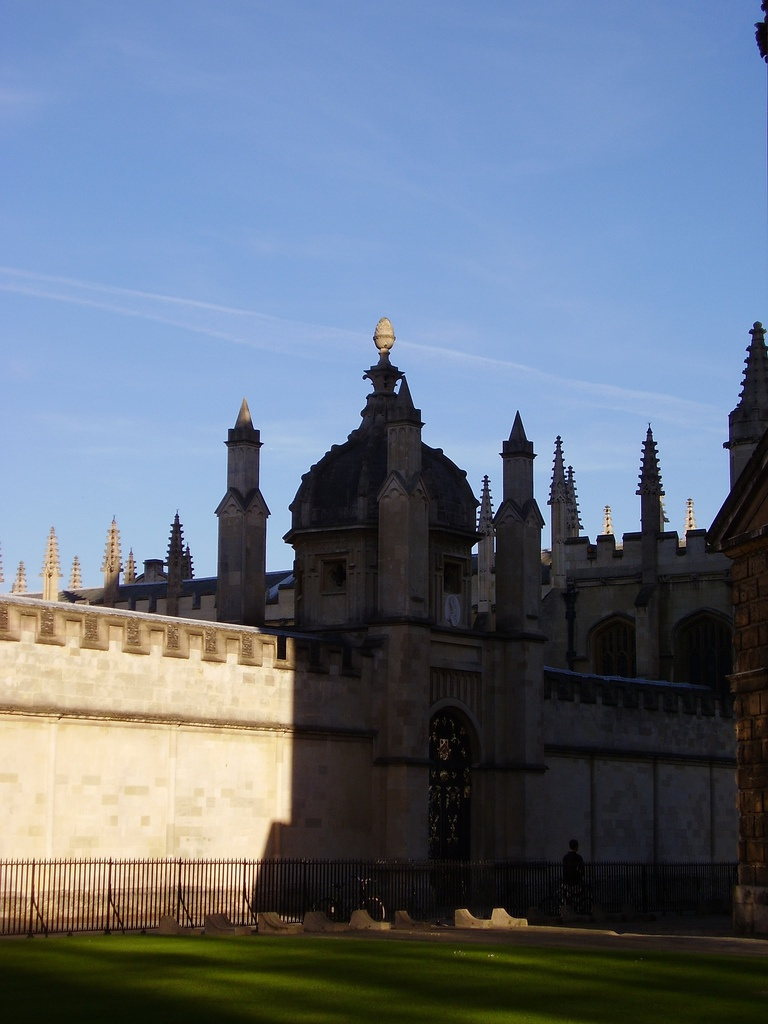
#> input picture bag-of-words-python-dev-version/dataset/testing/all_souls_000130.jpg, 768 x 1024 px
$ python search.py --image dataset/testing/all_souls_000130.jpg --space_coefficient 1.0
#> lines starting #> are read from the running program, lines starting #| are printed output that depends on the picture; pictures that were not available may be replaced by others from this repository, and a replacement may not be noted
#!/usr/local/bin/python2.7
# python search.py -i dataset/testing/all_souls_000000.jpg
import argparse as ap
import cv2
import numpy as np
# from sklearn.externals import joblib
import joblib
from scipy.cluster.vq import *
from sklearn.cluster import KMeans
from sklearn import preprocessing
import numpy as np

from pylab import *
from PIL import Image
from rootsift import RootSIFT

class VocabularyTree:
    def __init__(self, max_depth=5, branching_factor=9):
        self.max_depth = max_depth
        self.branching_factor = branching_factor
        self.tree = None

    def fit(self, descriptors):
        self.tree = self._create_tree(descriptors, depth=0)

    def _create_tree(self, descriptors, depth):
        if depth >= self.max_depth or len(descriptors) == 0:
            return None

        n_clusters = min(self.branching_factor, len(descriptors))
        kmeans = KMeans(n_clusters=n_clusters, random_state=0).fit(descriptors)
        cluster_centers = kmeans.cluster_centers_
        labels = kmeans.labels_

        children = []
        for i in range(n_clusters):
            child_descriptors = descriptors[labels == i]
            child_tree = self._create_tree(child_descriptors, depth + 1)
            children.append(child_tree)

        return {'center': cluster_centers, 'children': children}

    def get_vocabulary(self, max_size=None):
        vocabulary = []
        self._traverse_tree(self.tree, vocabulary)
        if max_size is not None:
            return np.vstack(vocabulary)[:max_size]  # 只返回前 max_size 个词汇
        return np.vstack(vocabulary)

    def _traverse_tree(self, node, vocabulary):
        if node is None:
            return
        vocabulary.append(node['center'])  # 这里假设 node['center'] 是一个数组
        for child in node['children']:
            self._traverse_tree(child, vocabulary)
# Get the path of the training set
parser = ap.ArgumentParser()
parser.add_argument("-i", "--image", help="Path to query image", required="True")
parser.add_argument("-sc", "--space_coefficient", help="space coefficient", type=float, default=0, required=True)

args = vars(parser.parse_args())

# Get query image path
image_path = args["image"]
# image_path='dataset/testing/all_souls_000000.jpg'
# Load the classifier, class names, scaler, number of clusters and vocabulary
im_features, image_paths, idf, numWords, voc = joblib.load("bag-of-words.pkl")
#> (reads bag-of-words-python-dev-version/bag-of-words.pkl from the repository)

# Load inverted index
inverted_index = joblib.load("inverted_index.pkl")
#> (reads bag-of-words-python-dev-version/inverted_index.pkl from the repository)

# Create feature extraction and keypoint detector objects
fea_det = cv2.xfeatures2d.SIFT_create()

# Read and resize the query image
im = cv2.imread(image_path)
#> im is the input picture: shape (1024, 768, 3); mean B, G, R 130.7, 113.7, 101.6
im_size = im.shape
#> im_size = (1024, 768, 3)
im = cv2.resize(im, (im_size[1] // 4, im_size[0] // 4))
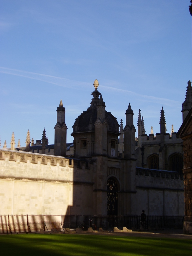
#> im: shape (256, 192, 3); mean B, G, R 130.8, 113.8, 101.7

# Extract keypoints and descriptors for the query image
kpts_query, des_query = fea_det.detectAndCompute(im, None)
#> kpts_query = 171 keypoints; strongest (x, y, size): (70, 139, 5.3), (46, 194, 39.8), (129, 112, 5.5), (61, 110, 5.9)

# Prepare to store relevant images
relevant_images = set()

# Create a Vocabulary Tree
num_levels = 5  # Number of levels in the tree
branching_factor = 9  # Number of branches per node
vocab_tree = VocabularyTree(branching_factor, num_levels)
vocab_tree.fit(des_query)
#> in _create_tree, `n_clusters = min(self.branching_factor, len(descriptors))`: n_clusters = 5
#> in _create_tree, `labels = kmeans.labels_`: labels = 171 values, max 4 at index 2, min 0 at index 4, mean 1.81
#> the loop in _create_tree, `for i in range(n_clusters):` made 5 passes

# Assuming you have a list of all descriptors from your training images
# You would typically load these from your database
# For demonstration, let's say you have a list of descriptors
# descriptors_list = [...]  # List of all descriptors from training images

# Build the Vocabulary Tree with the descriptors
# vocab_tree.build(descriptors_list)
voc1 = vocab_tree.get_vocabulary(max_size=1000)  # 限制 voc1 的大小为 1000
#> the loop in _traverse_tree, `for child in node['children']:` made 5 passes
num=voc1.shape[0]
# Compute BoW features for the query image
test_features = np.zeros((1, num), "float32")
words, _ = vq(des_query, voc1)
# words, distance = vq(des_query,voc)
for w in words:
    test_features[0][w] += 1
#> this loop made 171 passes
#> w on passes 1 to 3: 807, 437, 996

# Perform TF-IDF vectorization and L2 normalization
test_features = test_features * idf
test_features = preprocessing.normalize(test_features, norm='l2')

# Use inverted index to find relevant images
for w in words:
    if w in inverted_index:
        relevant_images.update(inverted_index[w])

if not relevant_images:
    print("No related images found.")
    exit()

relevant_images = list(relevant_images)

# Prepare to store the scores and matched images
scores = []
matched_images = []

# Iterate through relevant images and perform spatial verification
for img_path in relevant_images:
    # Read the relevant image
    img_relevant = cv2.imread(img_path)
    img_relevant = cv2.resize(img_relevant, (img_relevant.shape[1] // 4, img_relevant.shape[0] // 4))

    # Extract keypoints and descriptors for the relevant image
    kpts_relevant, des_relevant = fea_det.detectAndCompute(img_relevant, None)

    # Match descriptors using BFMatcher
    bf = cv2.BFMatcher(cv2.NORM_L2, crossCheck=True)
    matches = bf.match(des_query, des_relevant)

    # Sort matches by distance
    matches = sorted(matches, key=lambda x: x.distance)

    # Apply RANSAC to find good matches
    src_pts = np.float32([kpts_query[m.queryIdx].pt for m in matches]).reshape(-1, 1, 2)
    dst_pts = np.float32([kpts_relevant[m.trainIdx].pt for m in matches]).reshape(-1, 1, 2)

    # Find homography
    M, mask = cv2.findHomography(src_pts, dst_pts, cv2.RANSAC)

    # Count inliers
    inliers = mask.ravel().tolist()
    num_inliers = inliers.count(1)

    # Store the score based on the number of inliers
    scores.append(args["space_coefficient"] * num_inliers + (1-args["space_coefficient"]) * len(matches))
    matched_images.append(img_path)
#> pass 2 of the loop `for img_path in relevant_images:`:
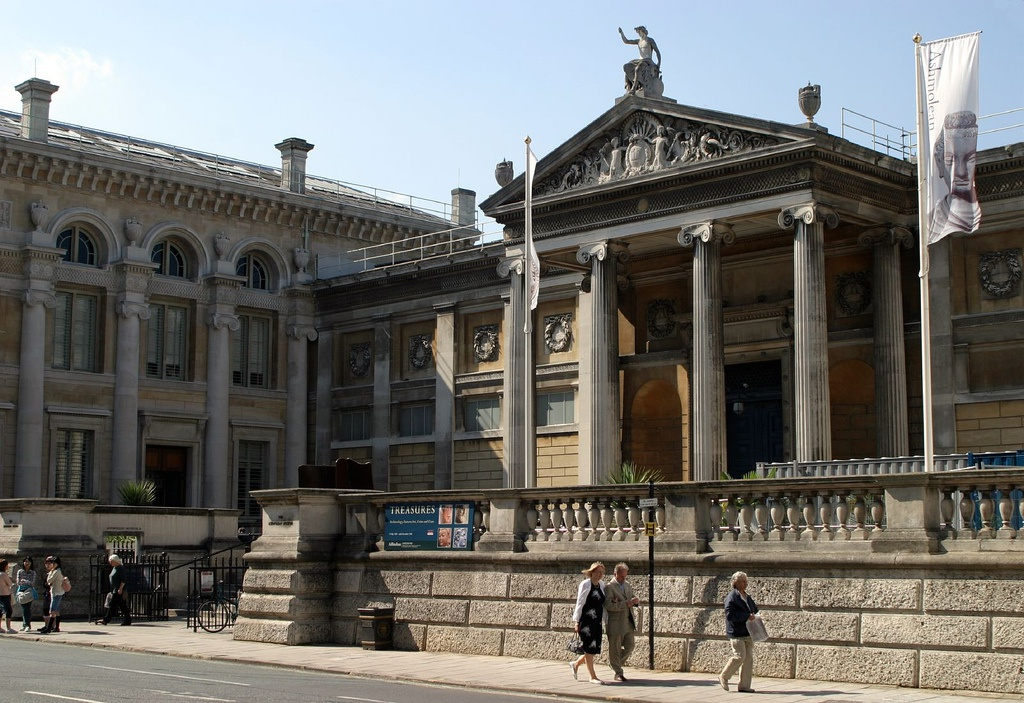
#> input picture bag-of-words-python-dev-version/dataset/testing/ashmolean_000079.jpg, 1024 x 703 px, given in place of christ_church_000828.jpg, which was not available
#> img_relevant is the input picture: shape (703, 1024, 3); mean B, G, R 107.7, 111.5, 112.2
#> `img_relevant = cv2.resize(img_relevant, (img_relevant.shape[1] // 4, i..`:
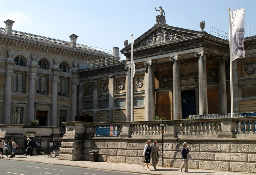
#> img_relevant: shape (175, 256, 3); mean B, G, R 107.6, 111.4, 112.1
#> (the run stopped early here; a loop or call above may not have finished)
